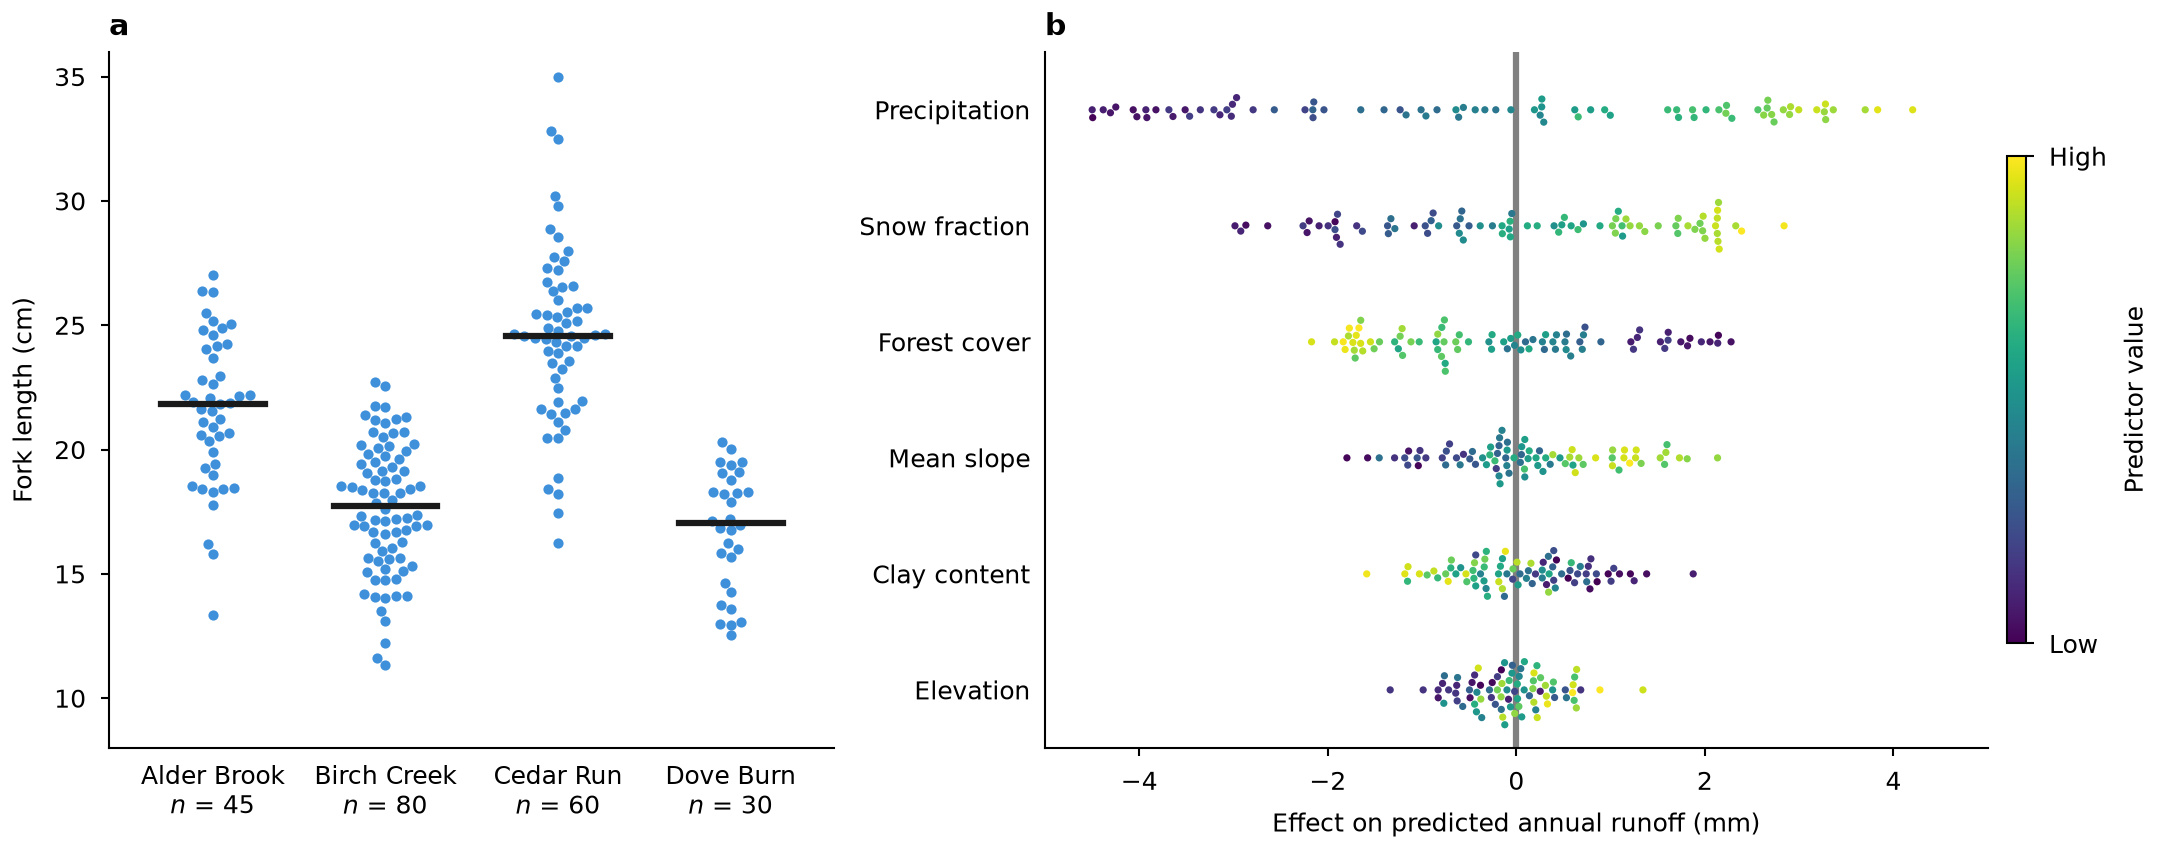

Write the Python code that produced this figure.
"""Beeswarm plot: every point shown, moved sideways just enough that no two markers overlap.

Synthetic fish lengths (a) and model effects (b); writes snippet.png next to this file.
"""

import os
from pathlib import Path

import matplotlib.pyplot as plt
import numpy as np

MM = 1 / 25.4
STYLE_DIR = Path(__file__).resolve().parent / "../../../styles"
# a: stream, number of fish, and mean and spread of length (cm).
STREAMS = [
    ("Alder Brook", 45, 21, 3.0),
    ("Birch Creek", 80, 18, 2.6),
    ("Cedar Run", 60, 24, 3.6),
    ("Dove Burn", 30, 16, 2.2),
]
COLOR_A = "C0"
# b: predictor, and how strongly its value drives the effect (mm).
PREDICTORS = [("Precipitation", 9.0), ("Snow fraction", 5.0), ("Forest cover", -4.0),
              ("Mean slope", 3.0), ("Clay content", -1.5), ("Elevation", 0.8)]
N_EFFECT = 80  # catchments in b
SIZE = {"a": 6, "b": 3}  # marker area in points², per panel
GAP = 0.15  # extra space between markers, in points
LIMITS = {"length": (8, 36), "effect": (-5, 5)}


def swarm(values, diameter):
    """Sideways offsets (same units as values) so no two circles of `diameter` overlap.

    Points are placed from the smallest value up, each at the offset nearest the center line
    that clears every placed point within one diameter along the value axis.
    """
    order = np.argsort(values)
    offsets = np.zeros(values.size)
    placed = []
    for i in order:
        near = [j for j in placed if abs(values[i] - values[j]) < diameter]
        candidates = [0.0]
        for j in near:
            step = np.sqrt(diameter**2 - (values[i] - values[j]) ** 2)
            candidates += [offsets[j] - step, offsets[j] + step]
        for c in sorted(candidates, key=abs):
            if all((c - offsets[j]) ** 2 + (values[i] - values[j]) ** 2 >= diameter**2 - 1e-9
                   for j in near):
                offsets[i] = c
                break
        placed.append(i)
    return offsets


def points_per_unit(ax, axis):
    """Length in points of one data unit along x or y, from the drawn axes size."""
    box = ax.get_window_extent()
    lo, hi = ax.get_xlim() if axis == "x" else ax.get_ylim()
    pixels = box.width if axis == "x" else box.height
    return pixels * 72 / ax.figure.dpi / (hi - lo)


def vertical_swarms(ax, samples):
    """Called after the layout is fixed, so the scale in points is final."""
    diameter = np.sqrt(SIZE["a"]) + GAP
    y_scale, x_scale = points_per_unit(ax, "y"), points_per_unit(ax, "x")
    widest = 0
    for x, values in enumerate(samples):
        offsets = swarm(values * y_scale, diameter) / x_scale
        widest = max(widest, np.abs(offsets).max())
        ax.scatter(x + offsets, values, s=SIZE["a"], color=COLOR_A, linewidths=0)
        ax.plot([x - 0.3, x + 0.3], [np.median(values)] * 2, color="0.1")
    return widest


def effect_rows(ax, effects, feature):
    diameter = np.sqrt(SIZE["b"]) + GAP
    x_scale, y_scale = points_per_unit(ax, "x"), points_per_unit(ax, "y")
    widest = 0
    for row, (values, colors) in enumerate(zip(effects, feature)):
        offsets = swarm(values * x_scale, diameter) / y_scale
        widest = max(widest, np.abs(offsets).max())
        points = ax.scatter(values, row + offsets, s=SIZE["b"], c=colors, cmap="viridis",
                            vmin=0, vmax=1, linewidths=0)
    return points, widest


def main():
    rng = np.random.default_rng(6)
    lengths = [rng.normal(mean, spread, n) for _, n, mean, spread in STREAMS]
    feature = rng.random((len(PREDICTORS), N_EFFECT))  # predictor value as a 0–1 rank
    effects = [strength * (f - 0.5) + rng.normal(0, 0.4, N_EFFECT)
               for (_, strength), f in zip(PREDICTORS, feature)]
    default = STYLE_DIR / "default.mplstyle"
    sheets = [default] if default.is_file() else []
    if selected := os.environ.get("CEDALION_STYLE"):
        sheet = Path(selected).expanduser()
        sheets.append(sheet if sheet.is_file() else STYLE_DIR / (selected.removesuffix(".mplstyle") + ".mplstyle"))
    width_mm = float(os.environ.get("CEDALION_WIDTH_MM", 183))
    with plt.style.context(sheets):
        fig, axes = plt.subplots(1, 2, figsize=(width_mm * MM, 72 * MM),
                                 gridspec_kw={"width_ratios": [1, 1.3]},
                                 layout="constrained")
        a, b = axes
        # Everything that changes the axes size comes first: labels, limits, color bar.
        a.set_xticks(range(len(STREAMS)),
                     labels=[f"{name}\n$n$ = {n}" for name, n, *_ in STREAMS])
        a.tick_params(axis="x", length=0)
        a.set(xlim=(-0.6, len(STREAMS) - 0.4), ylim=LIMITS["length"],
              ylabel="Fork length (cm)")
        b.set_yticks(range(len(PREDICTORS)), labels=[name for name, _ in PREDICTORS])
        b.tick_params(axis="y", length=0)
        b.set(xlim=LIMITS["effect"], ylim=(len(PREDICTORS) - 0.5, -0.5),
              xlabel="Effect on predicted annual runoff (mm)")
        b.axvline(0, color="0.5", zorder=0)
        mappable = plt.cm.ScalarMappable(cmap="viridis")
        bar = fig.colorbar(mappable, ax=b, shrink=0.7, aspect=25, pad=0.02, ticks=[0, 1])
        bar.ax.set_yticklabels(["Low", "High"])
        bar.set_label("Predictor value")
        for ax, letter in zip(axes, "ab"):
            ax.annotate(letter, xy=(0, 1), xycoords="axes fraction", xytext=(0, 4),
                        textcoords="offset points", fontweight="bold", fontsize="large")
        fig.canvas.draw()  # run the layout, so the axes sizes in points are final
        widest_a = vertical_swarms(a, lengths)
        _, widest_b = effect_rows(b, effects, feature)
        # A swarm wider than half the category spacing runs into its neighbor.
        if max(widest_a, widest_b) > 0.5:
            raise ValueError(f"Swarm half-width {max(widest_a, widest_b):.2f} exceeds 0.5; "
                             "reduce SIZE or the number of points")
        fig.savefig(os.environ.get("CEDALION_SNIPPET_PNG", Path(__file__).with_name("snippet.png")), dpi=300)
        plt.close(fig)


if __name__ == "__main__":
    main()
